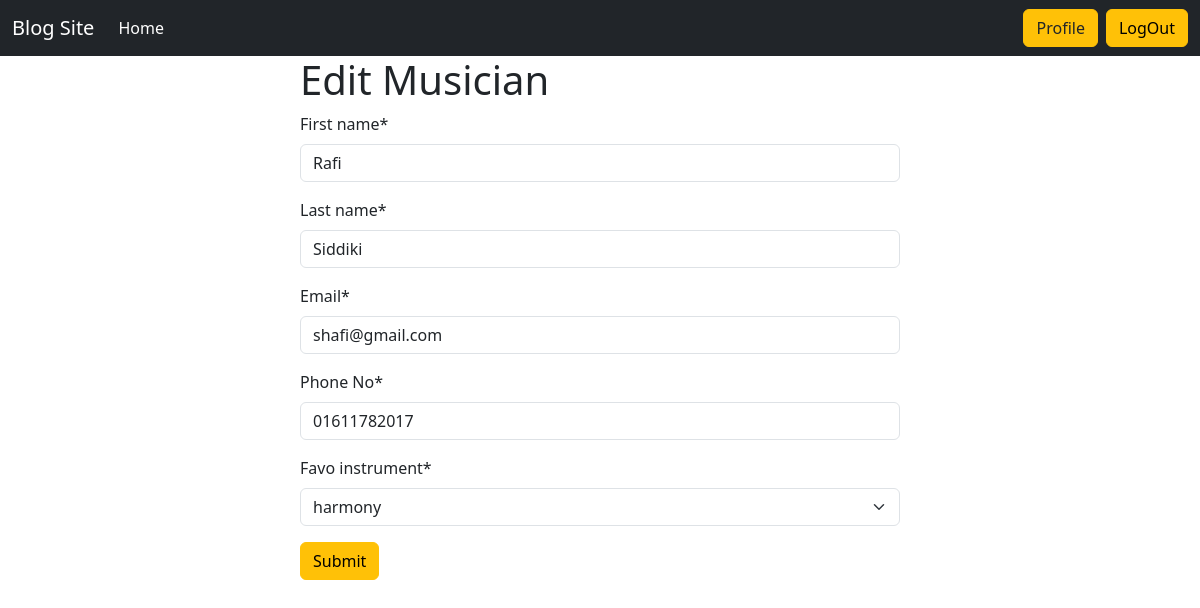
The app's page /musician/edit_musician/1 (signed in) with its own data.
### musician/models.py (models this page shows, shortened)
class MusicianDetails(models.Model):
    First_name = models.CharField(max_length=100)
    Last_name = models.CharField(max_length=100)
    Email=models.EmailField()
    Phone_No= models.CharField(max_length=100)
    instrument_type =[
        ('drum', 'drum'),
        ('pianno', 'pianno'),
        ('harmony', 'harmony'),
    ]
    favo_instrument= models.CharField(max_length=10,choices=instrument_type)

### musician/views.py (the view)
# urls.py: path('edit_musician/<int:id>',views.edit_musician.as_view(),name = 'edit_musician_name'),
@method_decorator(login_required,name='dispatch')
class edit_musician(UpdateView):
    model = models.MusicianDetails
    form_class = forms.MusicianForm
    template_name ='edit_musician.html'
    pk_url_kwarg = 'id'
    success_url = reverse_lazy('profile')
    def get_context_data(self, **kwargs):
        context = super().get_context_data(**kwargs)
        context["type"] = 'Musician'
        return context

### musician/forms.py
class MusicianForm(forms.ModelForm):
    class Meta:
        model = MusicianDetails
        fields ="__all__"

### musician/templates/edit_musician.html (shortened to what this page needs)
{% extends "base.html" %}
{% load crispy_forms_tags %}
{% block content %}
<form style="width: 50%; margin: auto;" method="post">
    <h1>Edit {{type}}</h1>
    {{form | crispy}}
    <button class="mb-5 btn btn-warning" type="submit">Submit</button>
</form>
{% endblock  %}

### records on screen
MusicianDetails: First_name "Rafi", Last_name "Siddiki", Email "shafi@gmail.com", Phone_No "01611782017", favo_instrument "harmony"

### other values on screen
{{ type }} "Musician"
